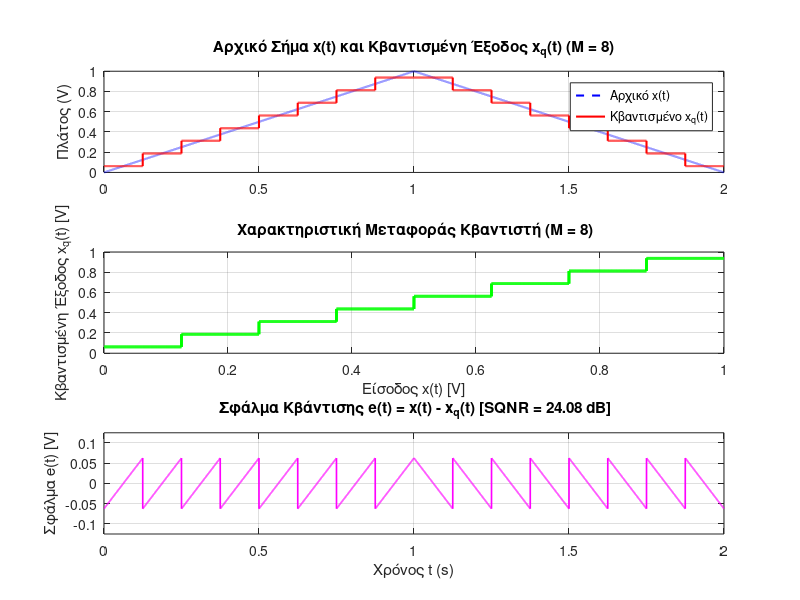
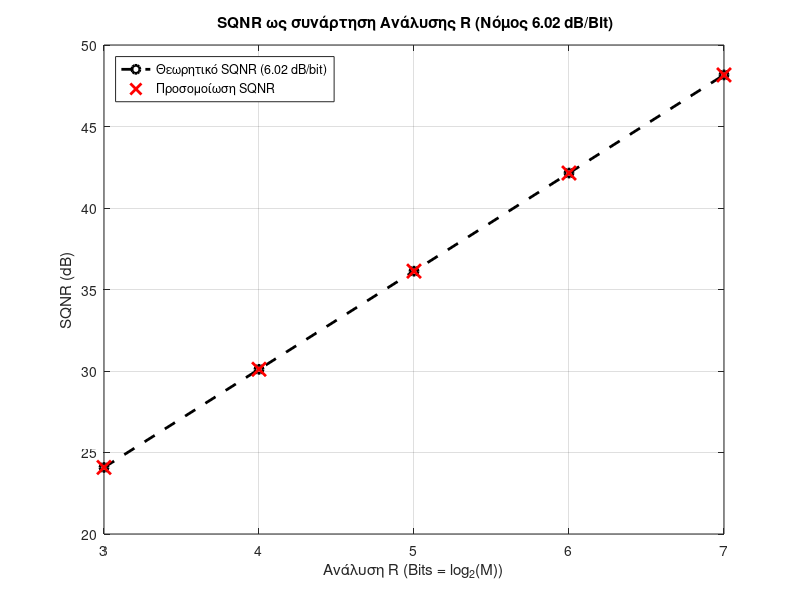

The MATLAB source for these figures, in order:

% Uniform Quantizer & SQNR Evaluation

clear; clc; close all;

% 1. Ορισμός Σήματος & Setup Δειγματοληψίας
fs = 10000;                     % Συχνότητα δειγματοληψίας 10 kHz
t = (0 : 1/fs : 2 - 1/fs)';     % Μία πλήρης περίοδος T = 2.0 s
N = length(t);

% Περιοδικό Τριγωνικό Σήμα x(t) στο εύρος [0, 1] V
x = zeros(size(t));
idx1 = (t >= 0.0 & t < 1.0);
idx2 = (t >= 1.0 & t < 2.0);
x(idx1) = t(idx1);
x(idx2) = -t(idx2) + 2.0;

% Υπολογισμός Ισχύος Σήματος
Px_sim = sum(x.^2) / N;
Px_theo = 1/3;

% 2. Αξιολόγηση για Πολλαπλά Επίπεδα Κβάντισης M = [8, 16, 32, 64, 128]
M_values = [8, 16, 32, 64, 128];
num_M = length(M_values);

sqnr_sim = zeros(num_M, 1);
sqnr_theo = zeros(num_M, 1);

fprintf(' UNIFORM QUANTIZER SQNR ANALYSIS (T = 2s, [0,1]) \n');
fprintf('  M   | Bits (R)  | Step Size (Delta)  |  Simulated  | Theoretical \n');

for k = 1:num_M
    M = M_values(k);
    R = log2(M);
    delta = 1.0 / M;
    
    % Mid-rise ομοιόμορφος κβαντιστής για το εύρος [0, 1]
    levels = (0.5 : 1 : M - 0.5) * delta;
    bin_idx = floor(x / delta) + 1;
    bin_idx = max(min(bin_idx, M), 1);
    
    xq = levels(bin_idx)';
    error = x - xq;
    
    % Υπολογισμοί SQNR
    Pe_sim = sum(error.^2) / N;
    sqnr_sim(k) = 10 * log10(Px_sim / Pe_sim);
    sqnr_theo(k) = 10 * log10(4 * M^2);
    
    fprintf(' %3d   |  %3d bits  |      %.6f V      |  %6.2f dB  |  %6.2f dB  \n', ...
            M, R, delta, sqnr_sim(k), sqnr_theo(k));
end

% 3. Γραφήματα Ανάλυσης για M = 8 
M8 = 8;
delta8 = 1 / M8;
bin8 = max(min(floor(x / delta8) + 1, M8), 1);
xq8 = ((0.5 : 1 : M8 - 0.5) * delta8);
xq8_sig = xq8(bin8)';
e8 = x - xq8_sig;

figure('Name', ' Quantizer Analysis for M = 8', 'Color', 'w', 'Position', [100, 100, 950, 750]);

subplot(3, 1, 1);
plot(t, x, 'b--', 'LineWidth', 1.5); hold on;
plot(t, xq8_sig, 'r', 'LineWidth', 1.5);
title('Αρχικό Σήμα x(t) και Κβαντισμένη Έξοδος x_q(t) (M = 8)');
ylabel('Πλάτος (V)'); legend('Αρχικό x(t)', 'Κβαντισμένο x_q(t)');
grid on;

subplot(3, 1, 2);
plot(x, xq8_sig, 'g', 'LineWidth', 2);
title(' Χαρακτηριστική Μεταφοράς Κβαντιστή (M = 8)');
xlabel('Είσοδος x(t) [V]'); ylabel('Κβαντισμένη Έξοδος x_q(t) [V]');
grid on;

subplot(3, 1, 3);
plot(t, e8, 'm', 'LineWidth', 1.2);
title(sprintf(' Σφάλμα Κβάντισης e(t) = x(t) - x_q(t) [SQNR = %.2f dB]', sqnr_sim(1)));
xlabel('Χρόνος t (s)'); ylabel('Σφάλμα e(t) [V]');
ylim([-delta8 delta8]); grid on;

% 4. Επαλήθευση του Νόμου 6.02 dB/Bit 
figure('Name', 'SQNR vs Resolution (6.02 dB/bit Rule)', 'Color', 'w', 'Position', [150, 150, 850, 500]);
plot(log2(M_values), sqnr_theo, 'k--', 'LineWidth', 2, 'Marker', 'o', 'DisplayName', 'Θεωρητικό SQNR (6.02 dB/bit)'); hold on;
plot(log2(M_values), sqnr_sim, 'rx', 'MarkerSize', 10, 'LineWidth', 2, 'DisplayName', 'Προσομοίωση SQNR');
title(' SQNR ως συνάρτηση Ανάλυσης R (Νόμος 6.02 dB/Bit)');
xlabel('Ανάλυση R (Bits = log_2(M))'); ylabel('SQNR (dB)');
legend('Location', 'northwest'); grid on;
